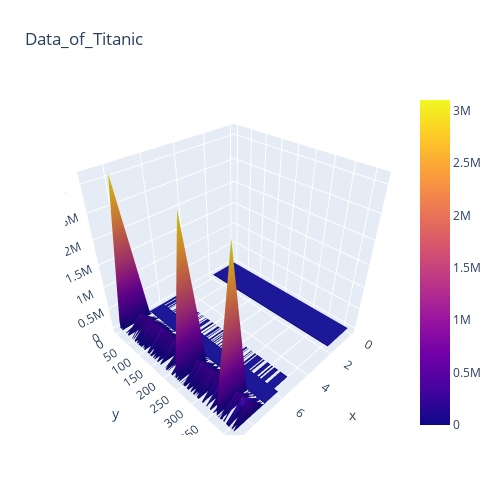

Source (notebook cell):
### Code cell
import plotly.graph_objects as go

import pandas as pd

# Read data from a csv
z_data = pd.read_csv('titanic.csv')

fig = go.Figure(data=[go.Surface(z=z_data.values)])

fig.update_layout(title='Data_of_Titanic', autosize=False,
                  width=500, height=500,
                  margin=dict(l=65, r=50, b=65, t=90))

fig.show()

### Figure 1 — Plotly figure (JSON) as saved in the notebook; plotly's stock layout.template omitted (floating-point values rounded to 4 significant figures; data arrays with more than 128 entries replaced by an {"elided": "..."} marker saying what was removed)
{"data": [{"type": "surface", "z": {"elided": "418x12 mixed values"}}], "layout": {"autosize": false, "height": 500, "margin": {"b": 65, "l": 65, "r": 50, "t": 90}, "title": {"text": "Data_of_Titanic"}, "width": 500}}
